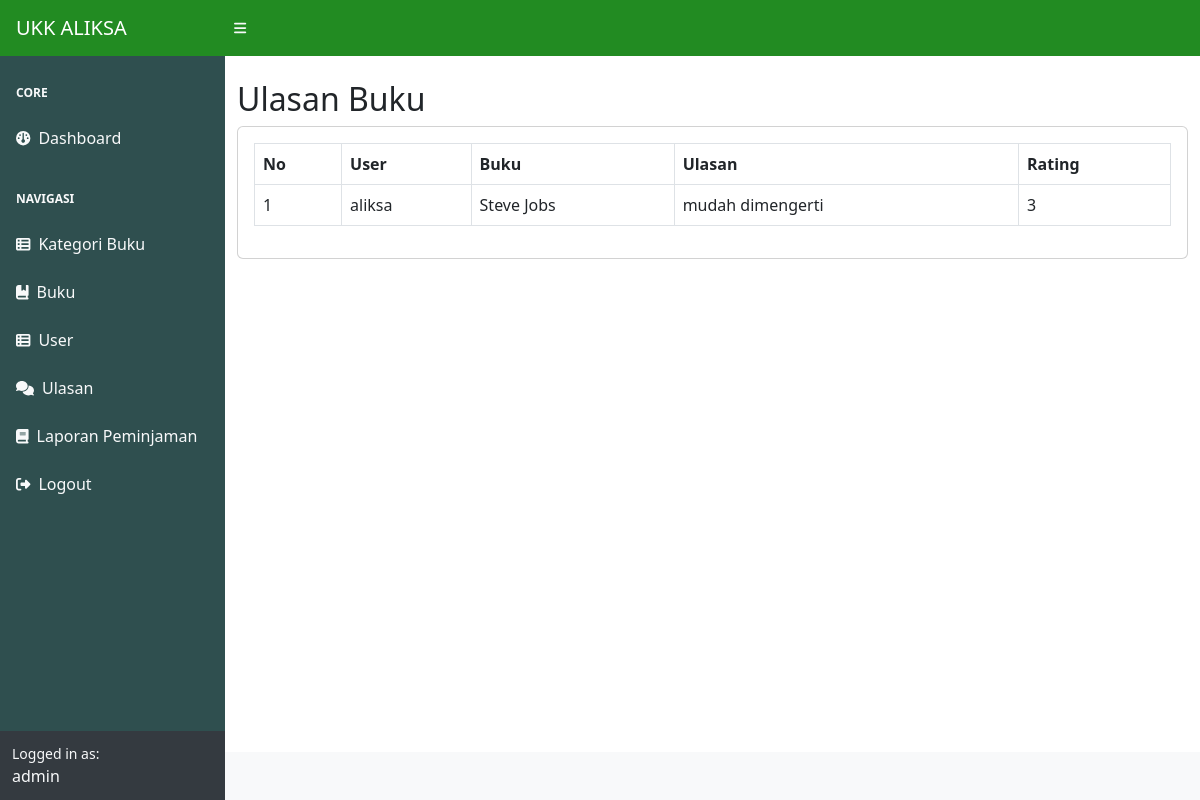
Screenshot of /index.php?page=ulasan (signed in) with the database file from the repository.
### tables this page shows
CREATE TABLE `ulasan` (
  `id_ulasan` int(11) NOT NULL,
  `id_user` int(11) DEFAULT NULL,
  `id_buku` int(11) DEFAULT NULL,
  `ulasan` text DEFAULT NULL,
  `rating` int(11) DEFAULT NULL
);

CREATE TABLE `user` (
  `id_user` int(11) NOT NULL,
  `username` varchar(225) DEFAULT NULL,
  `password` varchar(225) DEFAULT NULL,
  `email` varchar(225) DEFAULT NULL,
  `nama_lengkap` varchar(225) DEFAULT NULL,
  `alamat` text DEFAULT NULL,
  `no_telpon` varchar(225) DEFAULT NULL,
  `level` enum('admin','petugas','peminjam') DEFAULT NULL
);

CREATE TABLE `buku` (
  `id_buku` int(11) NOT NULL,
  `id_kategori` int(11) DEFAULT NULL,
  `judul` varchar(225) DEFAULT NULL,
  `penulis` varchar(255) DEFAULT NULL,
  `penerbit` varchar(225) DEFAULT NULL,
  `tahun_terbit` int(11) DEFAULT NULL,
  `deskripsi` text DEFAULT NULL
);

### ulasan.php (the view, shortened to what this page needs)
<h2 class="mt-4">Ulasan Buku </h2>
<div class="card">
  <div class="card-body">
  <div class="row">
    <div class="col-md-12">
        <table class="table table-bordered" id="dataTable" width="100%" cellspacing="0">
            <tr>
                <th>No</th>
                <th>User</th>
                <th>Buku</th>
                <th>Ulasan</th>
                <th>Rating</th>
            </tr>
            <?php
            $i = 1;
                $query = mysqli_query($koneksi, "SELECT*FROM ulasan LEFT JOIN user on user.id_user = ulasan.id_user LEFT JOIN buku on buku.id_buku = ulasan.id_buku");
                while($data = mysqli_fetch_array($query)){
                    ?>
                    <tr>
                        <td><?php echo $i++; ?></td>
                        <td><?php echo $data['username']; ?></td>
                        <td><?php echo $data['judul']; ?></td>
                        <td><?php echo $data['ulasan']; ?></td>
                        <td><?php echo $data['rating']; ?></td>
                    </tr>
                    <?php
                }
            ?>
        </table>
    </div>
  </div>
    </div>
</div>

### rows the page displays
ulasan: id_user.username "aliksa", id_buku.judul "Steve Jobs", ulasan "mudah dimengerti", rating "3"

### other values shown
$_SESSION['user']['nama_lengkap'] "admin"
